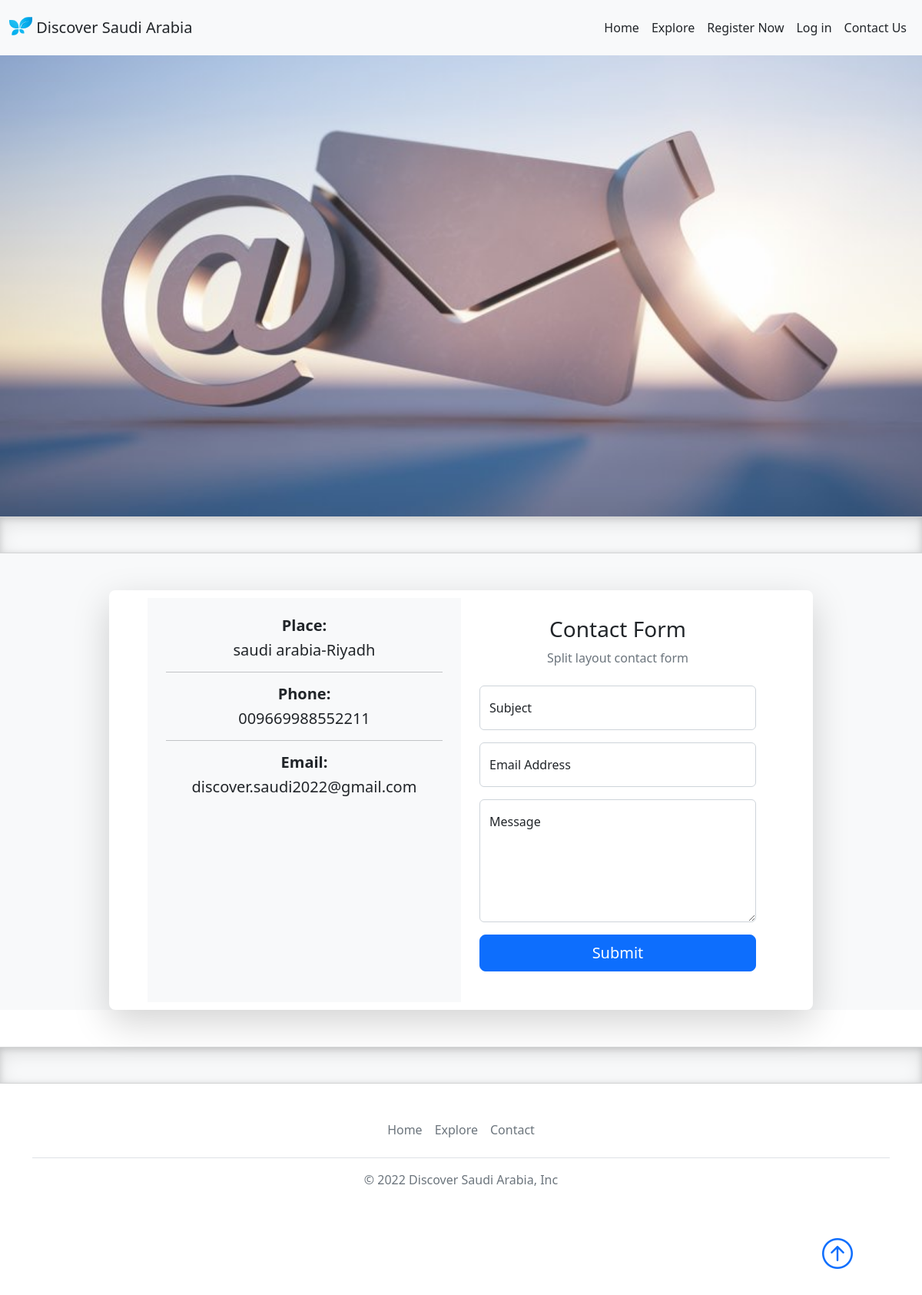
The page /contact-us/ on the database its author committed.
### contact/models.py (models this page shows, shortened)
class Info(models.Model):
    place = models.CharField(max_length=50)
    phone_number  = models.CharField(max_length=20)
    email = models.EmailField(max_length=254)
    class Meta:
        verbose_name = ("Info")
        verbose_name_plural = ("Infos")

### contact/views.py (the view, shortened to what this page needs)
# urls.py: path('',views.send_message , name='contact_view'),
def send_message(request):
    myinfo = Info.objects.first()
    return render(request,'contact/contact.html',{'myinfo':myinfo})

### contact/templates/contact/contact.html (shortened to what this page needs)
{% extends 'base.html' %}
{% load static %}
{% load bootstrap5 %}
{% block body %}
<main class="bg-light">
   <section class="bg-dark text-light mt-4  bg-white" style="height: 75vh; min-height: 300px; background-image: url('{% static 'img/contactus1.jpg' %}'); background-size: cover; background-position: center; background-repeat: no-repeat;">
        <div class="container h-100 ">
          <div class="row h-100 align-items-center">
            <div class="col-12 text-left ">
            </div>
          </div>
        </div>
    </section>
    <div class="b-example-divider bg-light"></div>
<div class="container-fluid px-5 my-5">
  <div class="row justify-content-center">
    <div class="col-xl-10">
      <div class="card border-0 rounded-3 shadow-lg overflow-hidden">
        <div class="card-body p-0">
          <div class="row g-0">
            <div class="col-sm-6 p-4 bg-light">
              <div class="text-center">
                <h3 class="fw-bold lead">Place:<h3>
                <h5 class="fw-light text-dark">{{myinfo.place}}<h5>
                  <hr>
                <h3 class="fw-bold lead">Phone:<h3>
                <h5 class="fw-light text-dark">{{myinfo.phone_number}}<h5>
                    <hr>
                <h3 class="fw-bold lead">Email:<h3>
                <h5 class="fw-light text-dark">{{myinfo.email}}<h5>
              </div>
            </div>
            <div class="col-sm-6 p-4">
              <div class="text-center">
                <div class="h3 fw-light">Contact Form</div>
                <p class="mb-4 text-muted">Split layout contact form</p>
              </div>
              <form id="contactForm" data-sb-form-api-token="API_TOKEN" class="form-contact contact_form"  method="post"  novalidate="novalidate">
                <div class="form-floating mb-3">
                  <input class="form-control" id="subject" type="text" name="subject" placeholder="subject" data-sb-validations="required" />
                  <label for="subject">Subject</label>
                </div>
                <div class="form-floating mb-3">
                  <input class="form-control" id="email" type="email" name="email" placeholder="Email Address" data-sb-validations="required,email" />
                  <label for="emailAddress">Email Address</label>
                </div>
                <div class="form-floating mb-3">
                  <textarea class="form-control" id="message" type="text" name="message" placeholder="message" style="height: 10rem;" data-sb-validations="required"></textarea>
                  <label for="message">Message</label>
                </div>
                <div class="d-grid">
                  <button class="btn btn-primary btn-lg " id="submitButton" type="submit">Submit</button>
                </div>
              </form>
            </div>
          </div>
        </div>
      </div>
    </div>
  </div>
</div>
</main>
<div class="b-example-divider bg-light"></div>
{% endblock body %}

### static/css/style.css (style rules this page uses)
body { padding-top: 3rem; padding-bottom: 3rem; color: #5a5a5a; }
.b-example-divider { height: 3rem; background-color: rgba(0, 0, 0, .1); border: solid rgba(0, 0, 0, .15); border-width: 1px 0; box-shadow: inset 0 .5em 1.5em rgba(0, 0, 0, .1), inset 0 .125em .5em rgba(0, 0, 0, .15); }
.card { border:none; padding: 10px 50px; }
.card::after { position: absolute; z-index: -1; opacity: 0; -webkit-transition: all 0.6s cubic-bezier(0.165, 0.84, 0.44, 1); transition: all 0.6s cubic-bezier(0.165, 0.84, 0.44, 1); }

### rows shown on the page
Info: place "saudi arabia-Riyadh", phone_number "009669988552211", email "discover.saudi2022@gmail.com"
